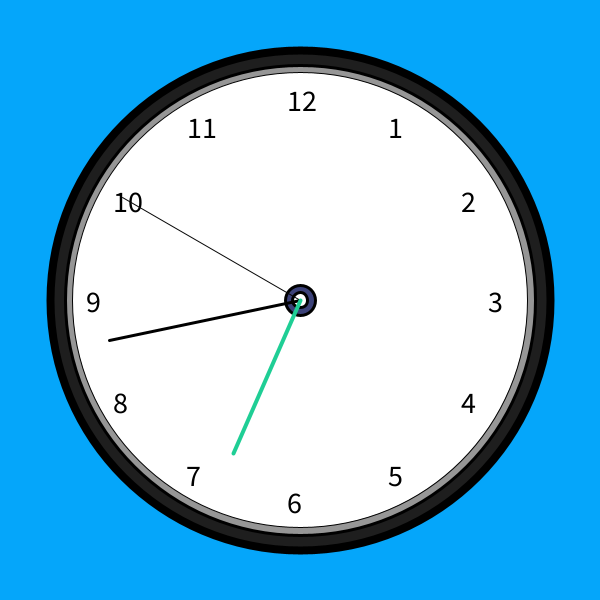
Frame 1 (no input)
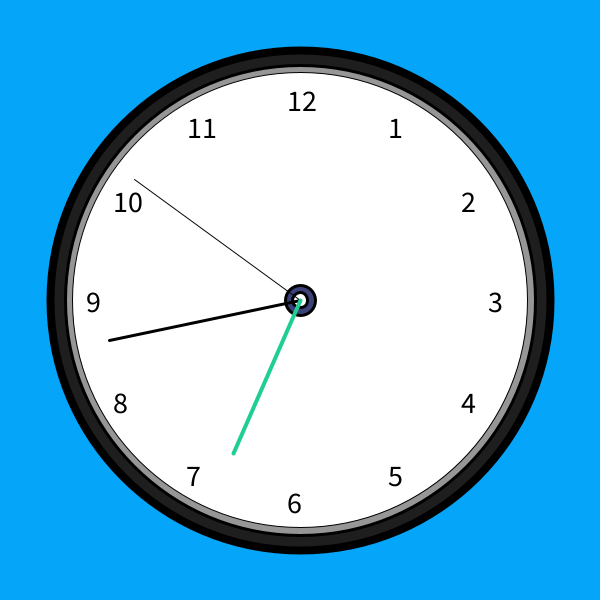
Frame 60 (the mouse pressed at the canvas centre just before this capture)
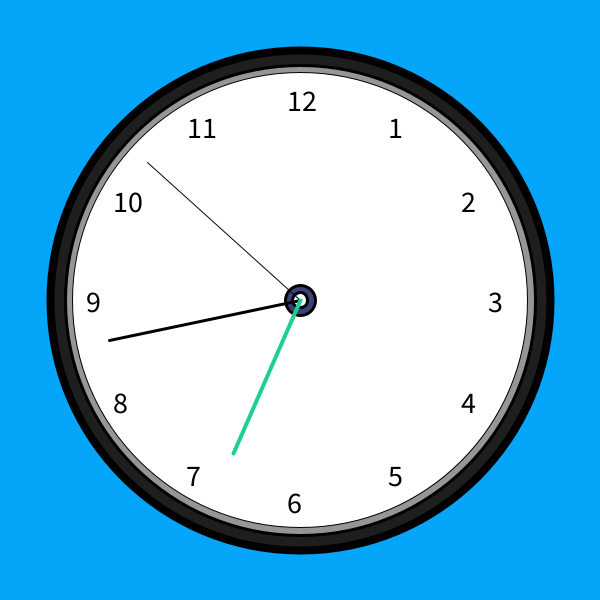
Frame 120 (the mouse held since frame 60 and released just before this capture)

The Processing sketch that drew these frames (run headless with seeded random() and noise(); from frame 60 on, the mouse is pressed at the canvas centre):

// Processing sketch: processing_144303
// ── processing_144303.pde

/* 
 Konkuk University 
 SOS iDesign 
 Name: KIM Sun hyun
 ID: sion101627
 */

float x, y; 
void setup() { 
  size(600, 600); 
  smooth(); 
  textSize(30);
  x=width/2; 
  y=height/2;
} 

void draw() { 
  background(#05A6FA); 
  drawclock();
} 

void drawclock() { 
  strokeWeight(8);

  stroke(0);
  fill(30);  
  ellipse(300, 300, 500, 500); 

  strokeWeight(3);
  fill(150);
  ellipse(300, 300, 470, 470); 

  fill(255);
  strokeWeight(1);
  ellipse(300, 300, 455, 455); 

  fill(#3C4279);
  strokeWeight(3);
  ellipse(300, 300, 30, 30);

  fill(255);
  ellipse(300, 300, 15, 15); 

  drawNumbers(); 
  float s_angle=map(second(), 0, 60, 0, TWO_PI); 
  pushMatrix(); 

  translate(x, y); 
  rotate(s_angle); 
  stroke(7); 

  strokeWeight(1);
  line(0, 0, 0, -205); 
  popMatrix();

  float M_angle=map(minute(), 0, 60, 0, TWO_PI); 
  pushMatrix(); 
  translate(x, y); 

  rotate(M_angle); 
  strokeWeight(3);
  stroke(0);
  line(0, 0, 0, -195); 

  popMatrix(); 
  float h_angle=map(hour(), 0, 60, 0, TWO_PI); 
  pushMatrix(); 
  translate(x, y); 
  rotate(h_angle); 
  strokeWeight(4);
  stroke(#1FCE95);
  line(0, 0, -50, 160); 

  popMatrix();
} 
void drawNumbers() { 
  float r=201; 
  float inc=TWO_PI/12; 
  for (int i=1; i<=12; i++) { 
    float xn= x+cos(i*inc-HALF_PI)*r; 
    float yn= y+sin(i*inc-HALF_PI)*r; 
    fill(0); 
    text(i, xn-13, yn+12);
  }
} 
